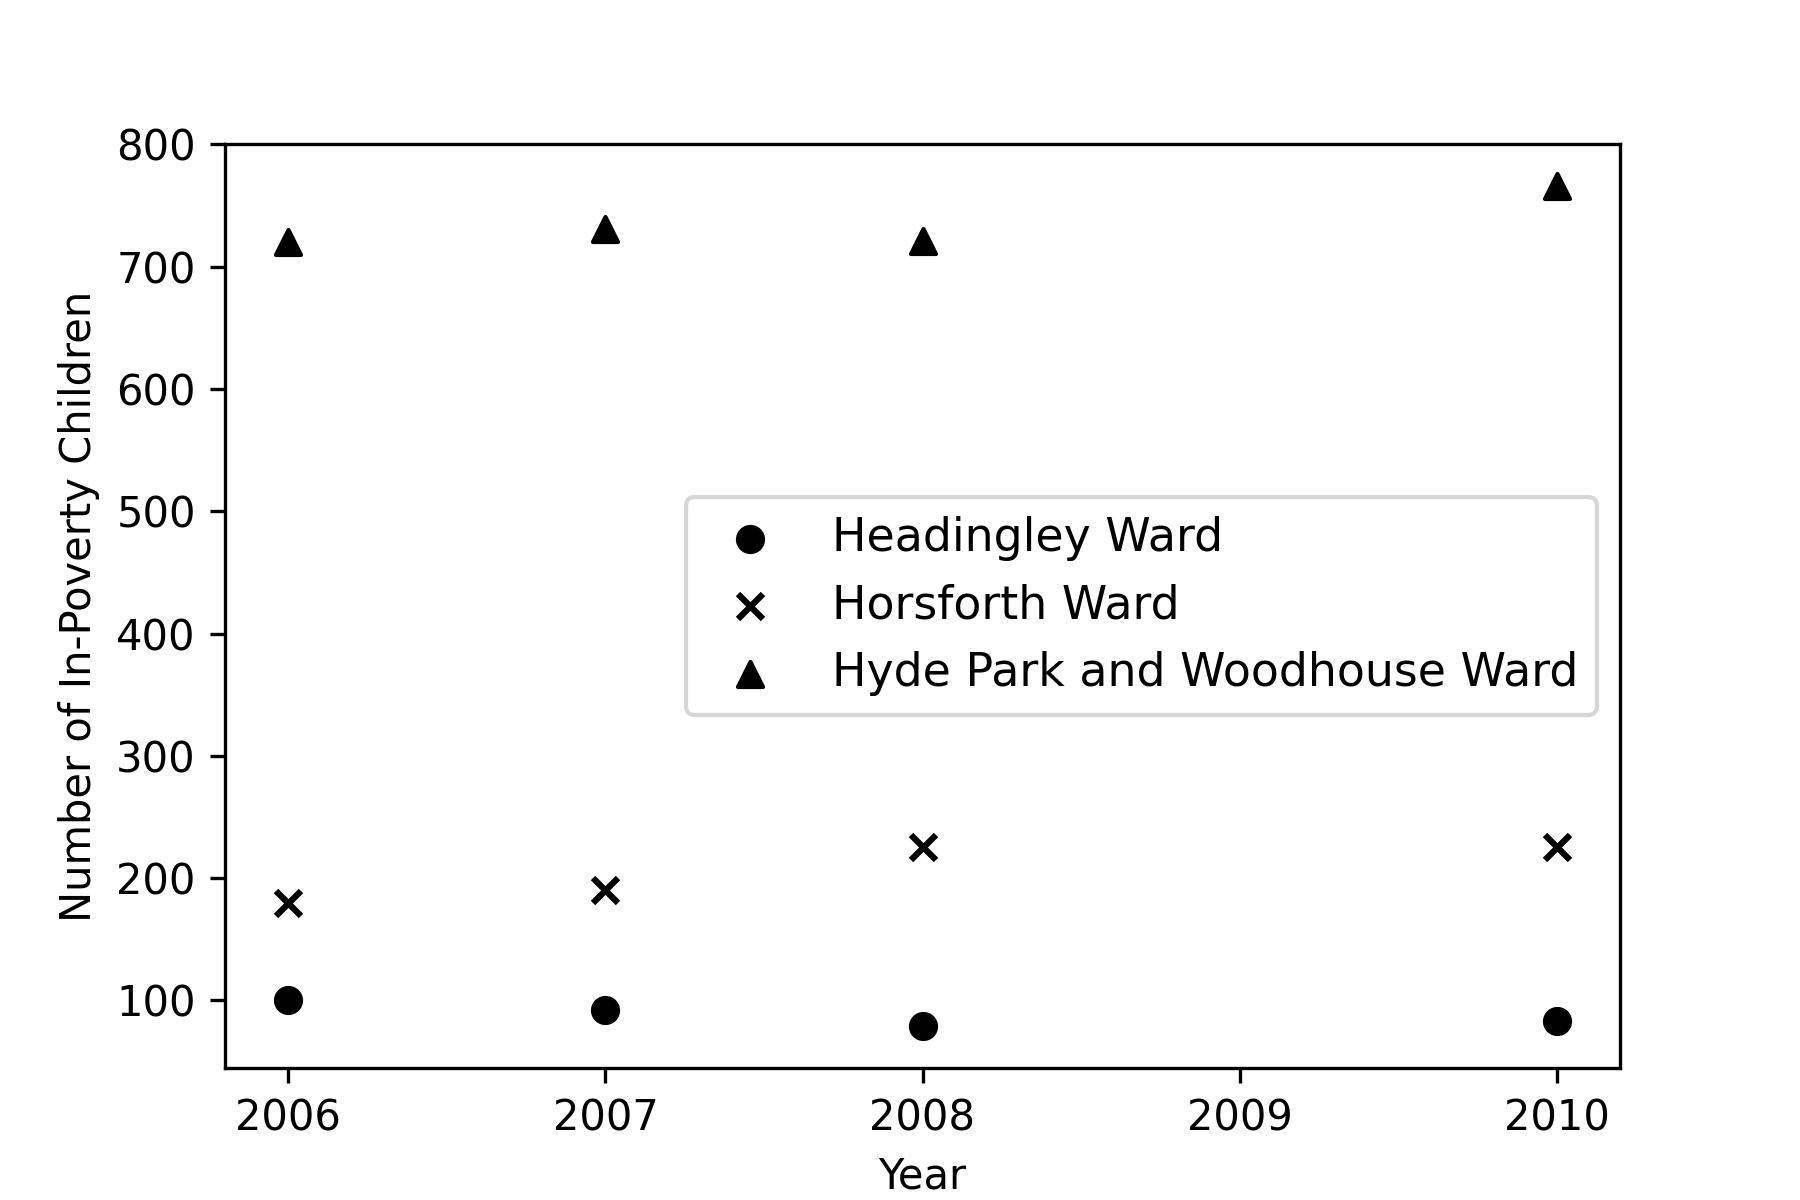

Write the Python code that produced this figure.
import matplotlib.pyplot as plt
import numpy as np

import matplotlib as mpl

categories = ['2006', '2007', '2008', '2009', '2010']
sub_categories = ['Headingley Ward', 'Horsforth Ward', 'Hyde Park and Woodhouse Ward']
values = [ [100, 92, 79, None, 83], [180, 190, 225, None, 225], [720, 731, 721, None, 766]]  # values for each sub-category in each category

# Step 3: Calculate bar width and positions
num_categories = len(categories)
num_sub_categories = len(sub_categories)
total_width = 0.8
ind = np.arange(num_categories)
width = 0.4

# Step 4: Plot the bars
fig, ax = plt.subplots(figsize=(6, 4))

ax.scatter(categories, values[0], c='black', marker='o', label=sub_categories[0])
ax.scatter(categories, values[1], c='black', marker='x', label=sub_categories[1])
ax.scatter(categories, values[2], c='black', marker='^', label=sub_categories[2])

# Step 5: Customize the plot
plt.rcParams.update({'font.size': 11})

ax.set_xlabel('Year')
ax.set_ylabel('Number of In-Poverty Children')
ax.legend()

plt.savefig('lab2_scatter.png', dpi=300)

# Step 6: Show the plot
plt.show()